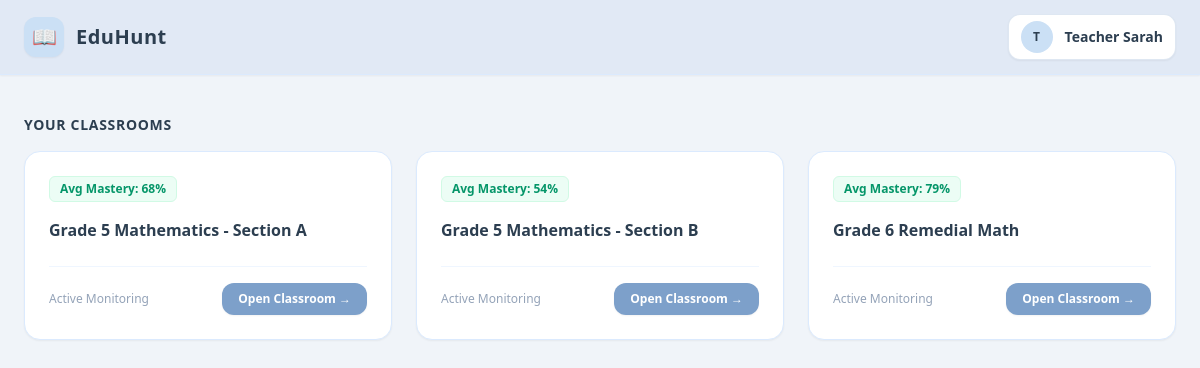
Screenshot of /teacher/teacher_home.php with the database file from the repository.
### tables this page shows
CREATE TABLE classrooms (
        id INTEGER PRIMARY KEY AUTOINCREMENT,
        teacher_id INTEGER,
        name TEXT NOT NULL,
        avg_mastery TEXT NOT NULL,
        FOREIGN KEY(teacher_id) REFERENCES teachers(id) ON DELETE SET NULL
    );

### teacher/teacher_home.php (the view, shortened to what this page needs)
<?php
require_once __DIR__ . '/../config/db.php';
$teacher_name = $_SESSION['teacher_name'] ?? 'Teacher Sarah';
$classrooms = $pdo->query("SELECT * FROM classrooms")->fetchAll(PDO::FETCH_ASSOC);
?>
<!DOCTYPE html>
<html lang="en">
<head>
    <script src="https://cdn.tailwindcss.com"></script>
</head>
<body class="bg-pastel-bg text-pastel-text min-h-screen font-sans flex flex-col">
    <header class="bg-pastel-nav border-b border-blue-100 sticky top-0 z-50 shadow-sm">
        <div class="max-w-7xl mx-auto px-6 py-3.5 flex justify-between items-center">
            <a href="teacher_home.php" class="flex items-center space-x-3">
                <div class="bg-pastel-badge w-10 h-10 rounded-xl flex items-center justify-center shadow-sm">
                    <span class="text-xl">📖</span>
                </div>
                <span class="text-xl font-black tracking-wide text-pastel-text">
                    EduHunt
                </span>
            </a>
            <div class="flex items-center">
                <div class="flex items-center gap-3 py-1.5 px-3 bg-pastel-card border border-pastel-primary/25 rounded-xl shadow-sm">
                    <div class="w-8 h-8 rounded-full bg-pastel-badge flex items-center justify-center font-bold text-pastel-text text-xs">
                        <?php echo strtoupper(substr($teacher_name, 0, 1)); ?>
                    </div>
                    <span class="text-sm font-bold text-pastel-text">
                        <?php echo htmlspecialchars($teacher_name); ?>
                    </span>
                </div>
            </div>
        </div>
    </header>
    <main class="max-w-7xl mx-auto px-6 py-10 flex-1 w-full space-y-8">
        <div class="space-y-4">
            <h3 class="text-sm font-bold text-pastel-text uppercase tracking-wider">Your Classrooms</h3>
            <div class="grid grid-cols-1 md:grid-cols-3 gap-6">
                <?php foreach ($classrooms as $class): ?>
                    <div class="bg-pastel-card rounded-2xl shadow-sm border border-blue-100 p-6 flex flex-col justify-between space-y-6 hover:shadow-md transition">
                        <div class="space-y-2">
                            <div class="flex justify-between items-start">
                                <span class="text-xs font-semibold text-emerald-600 bg-emerald-50 px-2.5 py-1 rounded-md border border-emerald-100">Avg Mastery: <?php echo htmlspecialchars($class['avg_mastery']); ?></span>
                            </div>
                            <h4 class="text-base font-bold text-pastel-text pt-2"><?php echo htmlspecialchars($class['name']); ?></h4>
                        </div>
                        <div class="pt-4 border-t border-blue-50 flex items-center justify-between">
                            <span class="text-xs text-slate-400">Active Monitoring</span>
                            <a href="classroom.php?id=<?php echo $class['id']; ?>" class="bg-pastel-primary hover:bg-pastel-hover text-white text-xs font-semibold px-4 py-2 rounded-xl transition shadow-sm">
                                Open Classroom &rarr;
                            </a>
                        </div>
                    </div>
                <?php endforeach; ?>
            </div>
        </div>
    </main>
</body>
</html>

### rows the page displays
classrooms: avg_mastery "68%", name "Grade 5 Mathematics - Section A"
classrooms: avg_mastery "54%", name "Grade 5 Mathematics - Section B"
classrooms: avg_mastery "79%", name "Grade 6 Remedial Math"

### other values shown
substr($teacher_name, 0, 1) "T"
$teacher_name "Teacher Sarah"
